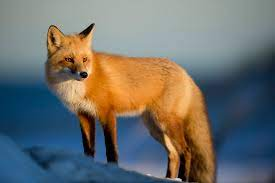
%> input picture Untitled2.jpeg, 275 x 183 px
$ octave lab10.m   (GNU Octave 9; MATLAB toolbox functions it lacks are replaced by stand-ins)
%> lines starting %> are read from the running program, lines starting %| are printed output that depends on the picture
%. Perform image enhancement, smoothing and sharpening, in spatial domain using
%different spatial filters and compare the performances

% Load the image
inputImage = imread('Untitled2.jpeg');
%> inputImage is the input picture: size 183x275x3 uint8; mean R, G, B 109.5, 111, 107.6

% Convert the image to grayscale if it's not already
grayImage = rgb2gray(inputImage);
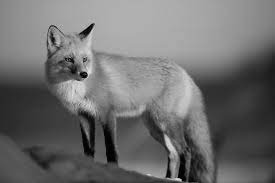
%> grayImage: size 183x275 uint8; min 0, max 227, mean 110.2

% Display the original image
subplot(2, 3, 1);
imshow(grayImage);
title('Original Image');

% Image enhancement using histogram equalization
enhancedImage = histeq(grayImage);
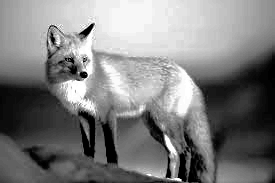
%> enhancedImage: size 183x275 uint8; min 0, max 255, mean 126.4
subplot(2, 3, 2);
imshow(enhancedImage);
title('Enhanced Image (Histogram Equalization)');

% Smoothing using Gaussian filter
gaussianFilter = fspecial('gaussian', [5 5], 1);
smoothedImage = imfilter(grayImage, gaussianFilter, 'replicate');
subplot(2, 3, 3);
imshow(smoothedImage);
title('Smoothed Image (Gaussian Filter)');

% Sharpening using Laplacian filter
laplacianFilter = fspecial('laplacian', 0);
sharpenedImage = imfilter(grayImage, laplacianFilter, 'replicate');
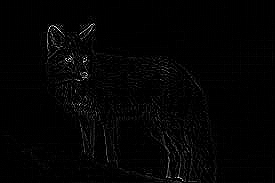
%> sharpenedImage: size 183x275 uint8; min 0, max 255, mean 3.6
subplot(2, 3, 4);
imshow(sharpenedImage);
title('Sharpened Image (Laplacian Filter)');

% Sharpening using Unsharp Masking
blurredImage = imfilter(grayImage, gaussianFilter, 'replicate');
unsharpMask = grayImage - blurredImage;
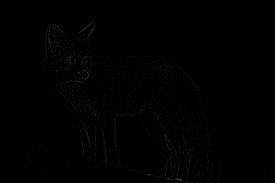
%> unsharpMask: size 183x275 uint8; min 0, max 71, mean 1
sharpenedImage2 = grayImage + unsharpMask;
subplot(2, 3, 5);
imshow(sharpenedImage2);
title('Sharpened Image (Unsharp Masking)');

% Display comparisons
subplot(2, 3, 6);
imshow(grayImage);
hold on;
h = text(size(grayImage, 2) / 2, 10, 'Original Image', 'Color', 'w', 'HorizontalAlignment', 'center');
set(h, 'FontSize', 10);
h = text(size(grayImage, 2) / 2, size(grayImage, 1) - 10, 'Different Image Enhancements', 'Color', 'w', 'HorizontalAlignment', 'center');
set(h, 'FontSize', 10);
hold off;

% Adjust the figure layout
set(gcf, 'Position', get(0, 'Screensize'));
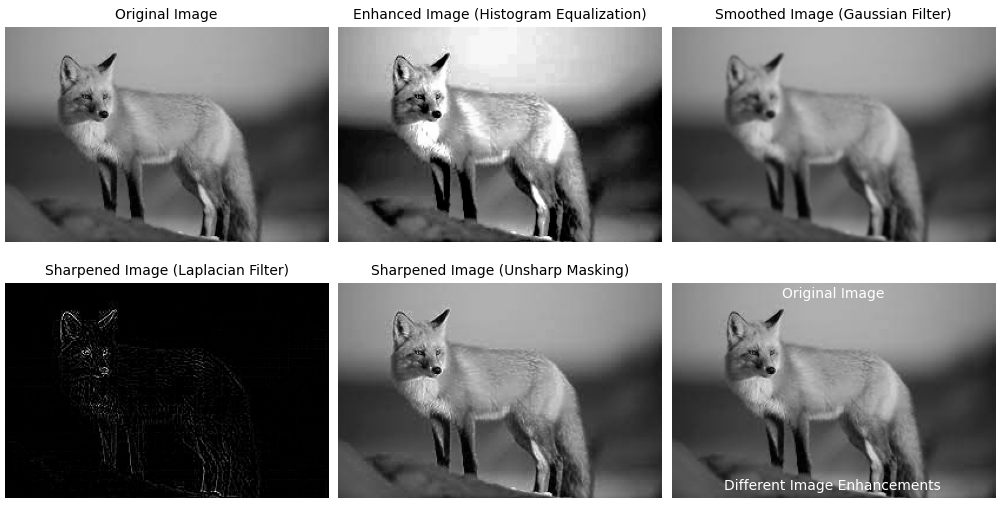
%> figure redrawn from the program's plot data, 6 panels

$ run again, with pexels-photo-1661179.jpeg copied over Untitled2.jpeg
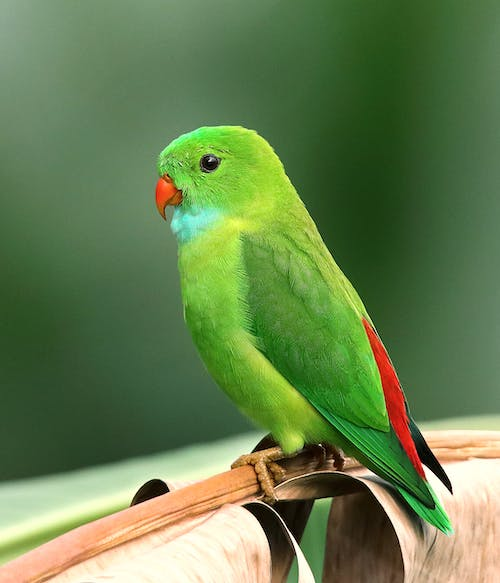
%> input picture pexels-photo-1661179.jpeg, 500 x 583 px
%> inputImage is the input picture: size 583x500x3 uint8; mean R, G, B 102.4, 127.9, 78.4
%> `enhancedImage = histeq(grayImage);`:
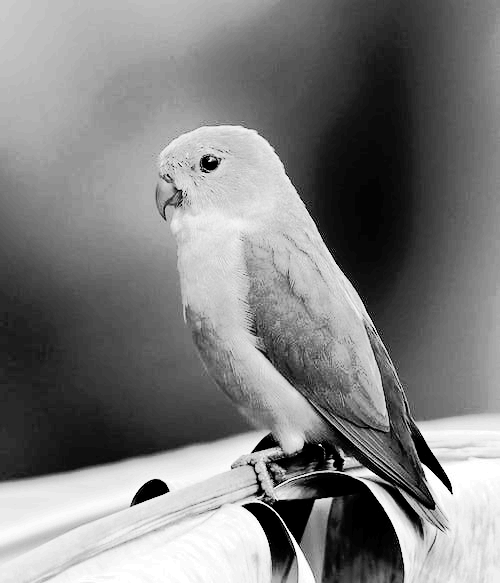
%> enhancedImage: size 583x500 uint8; min 0, max 255, mean 126.3
%> `unsharpMask = grayImage - blurredImage;`:
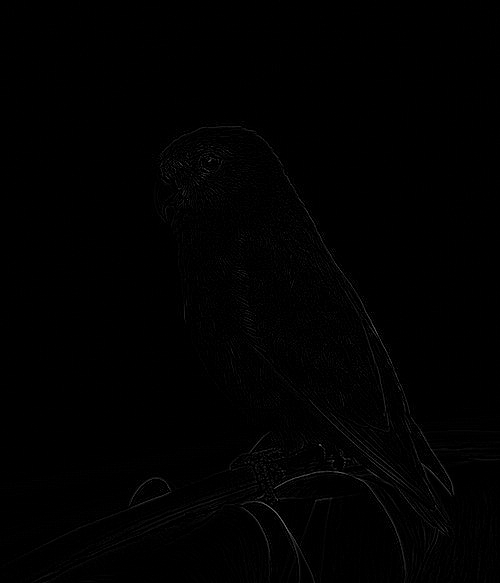
%> unsharpMask: size 583x500 uint8; min 0, max 117, mean 1.1
